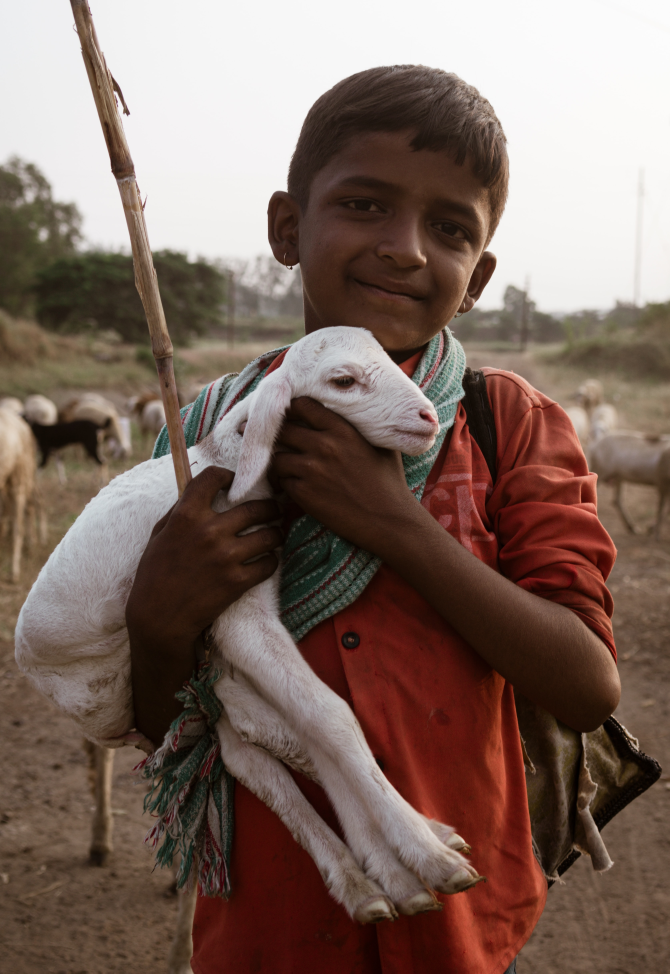
#> input picture images/abhishek-shintre-ebg8I4ODs5U-unsplash.jpg, 3348 x 4868 px (shown at 1/5 size)
$ python main.py images/abhishek-shintre-ebg8I4ODs5U-unsplash.jpg
#> lines starting #> are read from the running program, lines starting #| are printed output that depends on the picture; after the words box and inside, x2 and y2 are one past the last pixel; in counts of white or black regions, pixels touching at a corner belong together
import cv2
import numpy as np
from matplotlib import pyplot as plt
import sys

color = cv2.imread(sys.argv[1])
#> color is the input picture: shape (4868, 3348, 3); mean B, G, R 95.5, 104.5, 125.4
color = cv2.cvtColor(color, cv2.COLOR_BGR2RGB)

img = cv2.imread(sys.argv[1], cv2.IMREAD_GRAYSCALE)
#> img: shape (4868, 3348); min 0, max 252, mean 109.8

img = cv2.resize(img, dsize=(0, 0), fx=0.1, fy=0.1, interpolation=cv2.INTER_LINEAR)
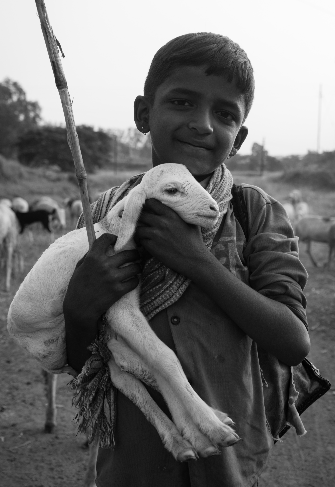
#> img: shape (487, 335); min 0, max 252, mean 109.9

def add(dest, src):
    (x, y) = dest.shape
    for i in range(x):
        for j in range(y):
            if src[i][j] != 0:
                dest[i][j] = src[i][j]

# 63, 127, 191

_, thres1 = cv2.threshold(img,  31,  31, cv2.THRESH_BINARY)
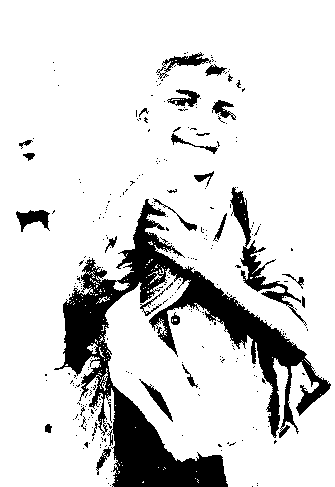
#> thres1: shape (487, 335); values 0 (black) and 31 (white), 84.9% white; 295 black regions (266 under 20 px), largest, box (x1, y1, x2, y2) and area: (54, 199, 331, 487) 19169, (230, 187, 307, 326) 1625, (16, 210, 50, 232) 408
_, thres2 = cv2.threshold(img,  63,  63, cv2.THRESH_BINARY)
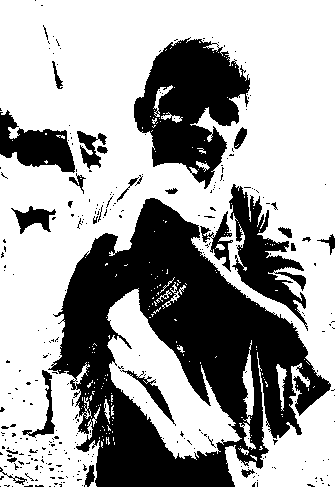
#> thres2: shape (487, 335); values 0 (black) and 63 (white), 63.7% white; 312 black regions (282 under 20 px), largest, box (x1, y1, x2, y2) and area: (48, 198, 331, 487) 37523, (134, 37, 250, 189) 9966, (229, 184, 308, 331) 4193
_, thres3 = cv2.threshold(img, 127, 127, cv2.THRESH_BINARY)
#> thres3: shape (487, 335); values 0 (black) and 127 (white), 31.4% white; 176 white regions (148 under 20 px), largest, box (x1, y1, x2, y2) and area: (43, 0, 335, 167) 29709, (89, 163, 335, 278) 7293, (0, 0, 66, 128) 5270

result = np.zeros(img.shape, dtype=np.uint8)

add(result, thres1)
add(result, thres2)
add(result, thres3)
#> after the loop in add (call 3), `for i in range(x):`:
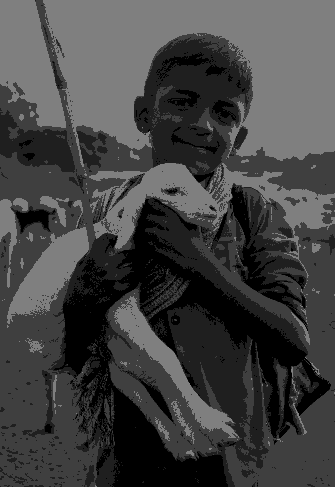
#> dest: shape (487, 335); min 0, max 127, mean 66.8

_, thres1 = cv2.threshold(img,  63,  64, cv2.THRESH_BINARY)
_, thres2 = cv2.threshold(img, 127, 127, cv2.THRESH_BINARY)
_, thres3 = cv2.threshold(img, 191, 191, cv2.THRESH_BINARY)
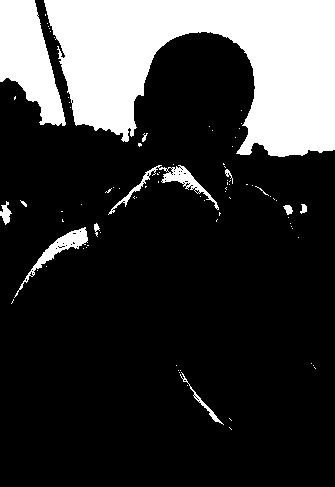
#> thres3: shape (487, 335); values 0 (black) and 191 (white), 21.6% white; 84 white regions (72 under 20 px), largest, box (x1, y1, x2, y2) and area: (44, 0, 335, 157) 27983, (0, 0, 66, 126) 4859, (108, 165, 219, 215) 846

result2 = np.zeros(img.shape, dtype=np.uint8)

add(result2, thres1)
add(result2, thres2)
#> after the loop in add (call 5), `for i in range(x):`:
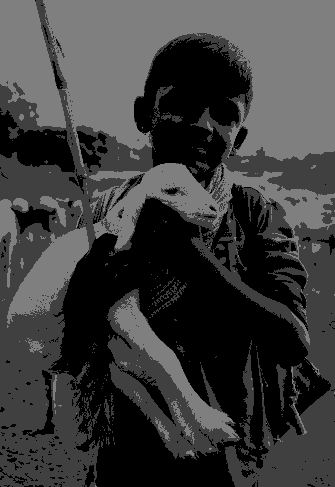
#> dest: shape (487, 335); min 0, max 127, mean 60.6
add(result2, thres3)
#> after the loop in add (call 6), `for i in range(x):`:
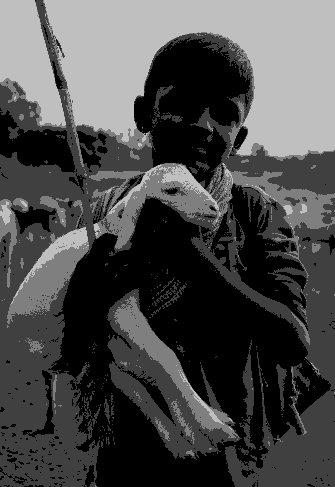
#> dest: shape (487, 335); min 0, max 191, mean 74.4

plt.subplot(2, 2, 1), plt.imshow(color)
plt.subplot(2, 2, 2), plt.imshow(img, cmap='gray')
plt.subplot(2, 2, 3), plt.imshow(result2, cmap='gray')
plt.subplot(2, 2, 4), plt.imshow(result, cmap='gray')

plt.show()

$ run again, on images/albert-stoynov-P4VEi7KIqjE-unsplash.jpg
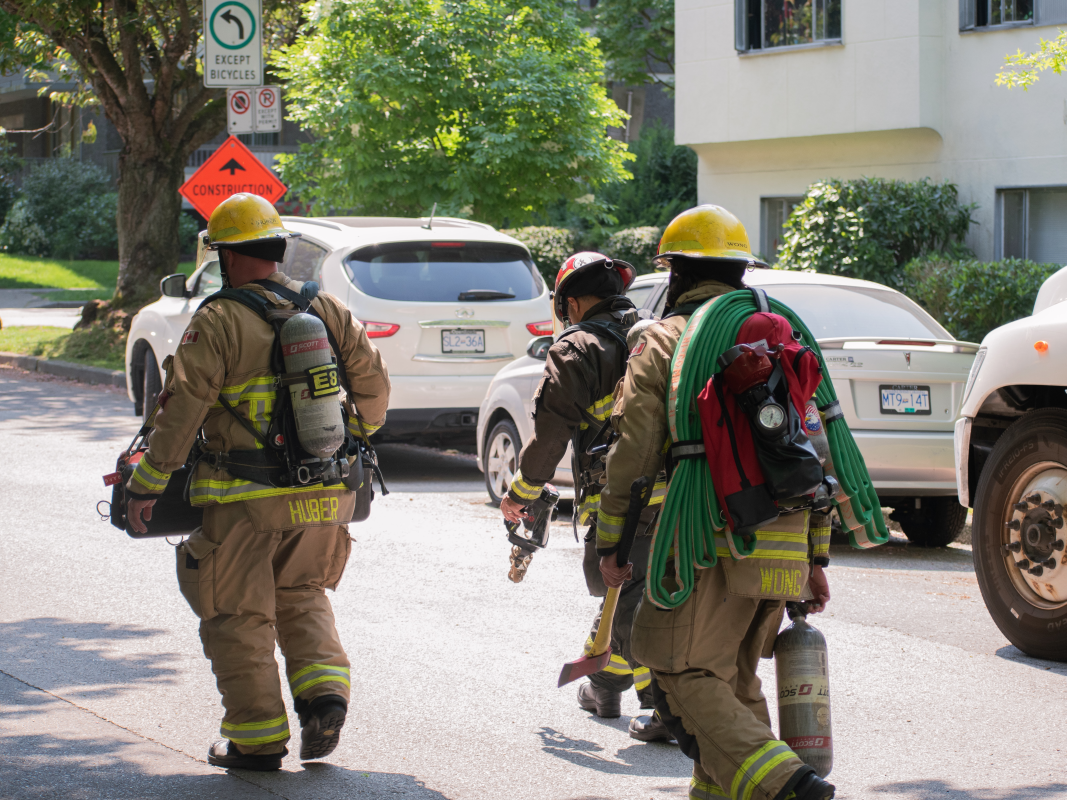
#> input picture images/albert-stoynov-P4VEi7KIqjE-unsplash.jpg, 5333 x 4000 px (shown at 1/5 size)
#> color is the input picture: shape (4000, 5333, 3); mean B, G, R 116.7, 129, 131
#> `_, thres1 = cv2.threshold(img,  31,  31, cv2.THRESH_BINARY)`:
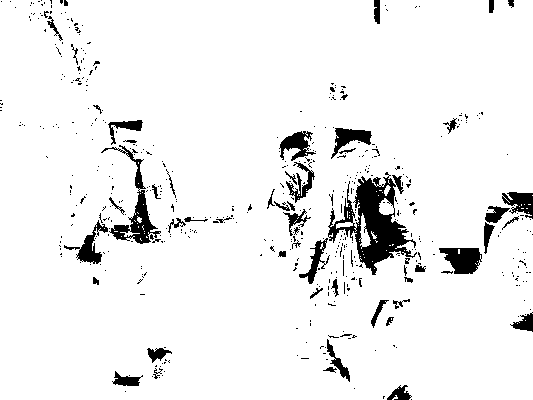
#> thres1: shape (400, 533); values 0 (black) and 31 (white), 93.7% white; 506 black regions (450 under 20 px), largest, box (x1, y1, x2, y2) and area: (328, 172, 417, 275) 3486, (101, 145, 161, 244) 1224, (439, 248, 482, 274) 783
#> thres2: shape (400, 533); values 0 (black) and 63 (white), 76% white; 845 black regions (763 under 20 px), largest, box (x1, y1, x2, y2) and area: (254, 121, 484, 330) 16831, (55, 118, 242, 362) 8542, (11, 0, 115, 163) 5705
#> after the loop in add (call 6), `for i in range(x):`:
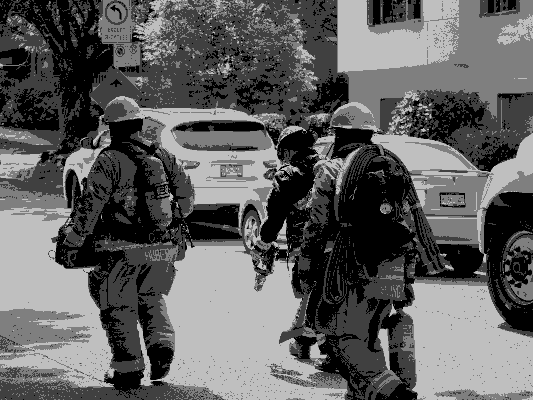
#> dest: shape (400, 533); min 0, max 191, mean 96.3

$ run again, on images/albert-stoynov-iwZdFU4aP4U-unsplash.jpg
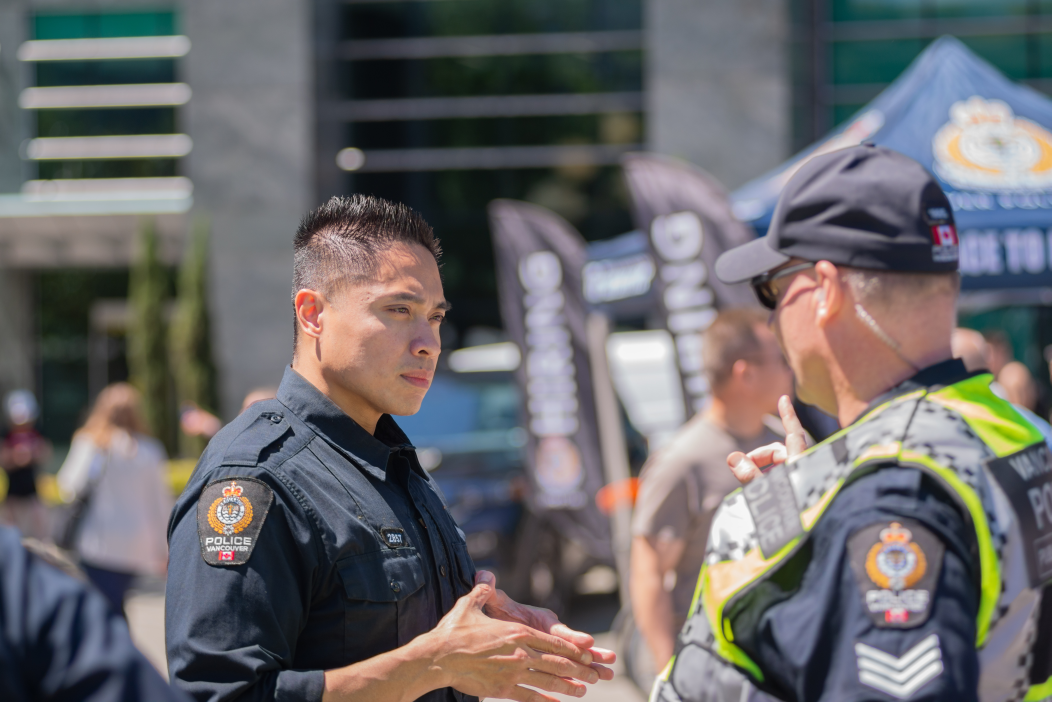
#> input picture images/albert-stoynov-iwZdFU4aP4U-unsplash.jpg, 7360 x 4912 px (shown at 1/7 size)
#> thres2: shape (491, 736); values 0 (black) and 63 (white), 72.9% white; 231 black regions (178 under 20 px), largest, box (x1, y1, x2, y2) and area: (123, 289, 434, 491) 23205, (220, 0, 451, 109) 18302, (206, 114, 448, 250) 11477
#> after the loop in add (call 6), `for i in range(x):`:
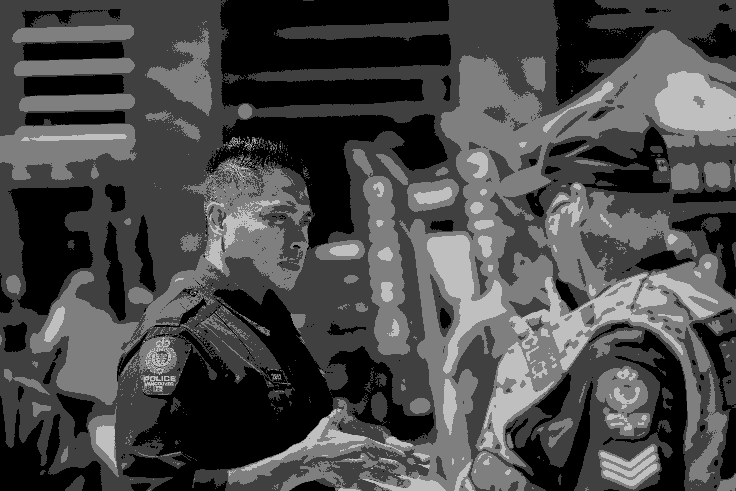
#> dest: shape (491, 736); min 0, max 191, mean 73
#> `plt.show()`:
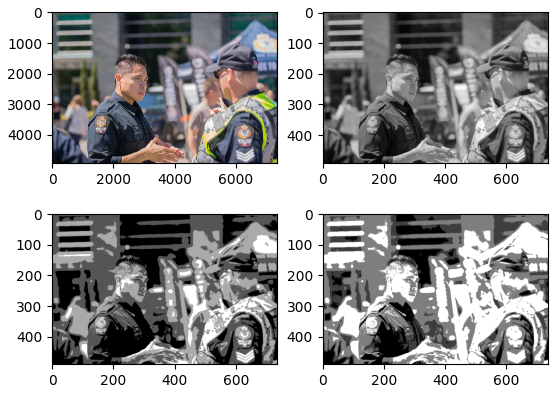
#> figure drawn by matplotlib, 4 panels
